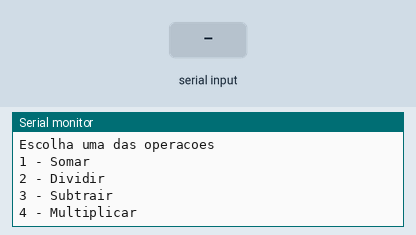
The sketch below on a simulated Arduino Uno, built with avr-gcc and run on an emulated ATmega328P. On the bench: the last lines printed to the serial monitor. The inputs (shaded band) are chosen by the test bench.

Above: at 0.9 s.
1.0 s: "sim" received over Serial
At 3.2 s:
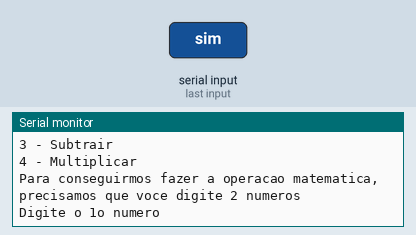
3.5 s: "90,45,200\n" received over Serial
At 5.8 s:
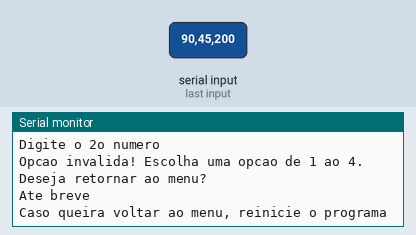

The sketch:

calculadora_com_menu_moura_1.ino
```cpp
int escolhaDaOperacao;
float numero1;
float numero2;

void setup()
{
 Serial.begin(9600);

  int contador = 0;

  do{
   Serial.println("Bem-vindo(a) a calculadora que resolve seu calculos pois eu calculo com calculos e calculos irei calcular");
   Serial.println("Escolha uma das operacoes");
   Serial.println("1 - Somar");
   Serial.println("2 - Dividir");
   Serial.println("3 - Subtrair");
   Serial.println("4 - Multiplicar");
    while(!Serial.available()){}
    escolhaDaOperacao = Serial.parseInt();


     Serial.println("Para conseguirmos fazer a operacao matematica, precisamos que voce digite 2 numeros");
     Serial.println("Digite o 1o numero");
    while(!Serial.available()){}
    numero1 = Serial.parseFloat();

     Serial.println("Digite o 2o numero");
    while(!Serial.available()){}
    numero2 = Serial.parseFloat();

    switch(escolhaDaOperacao){

    case 1:
          break;

    case 2:
          break;

    case 3:
          break;

    case 4:
          break;

    default:
    Serial.println("Opcao invalida! Escolha uma opcao de 1 ao 4.");
   }

  Serial.println("Deseja retornar ao menu?");
  while(!Serial.available()){}

  if(Serial.readString()== "sim"){
   numero2 = 1;
  }
  else{}
   numero2 = 0;
   Serial.println("Ate breve");
   Serial.println("Caso queira voltar ao menu, reinicie o programa");
  }

  while(contador != 0);
}

void loop()
{
// Sem instrucoes
}
```

Measured:
- after the input at 1.0 s, the serial monitor: prints a new line after 1.0 s (image 1)
- after the input at 3.5 s, the serial monitor: prints a new line at once (image 2)
